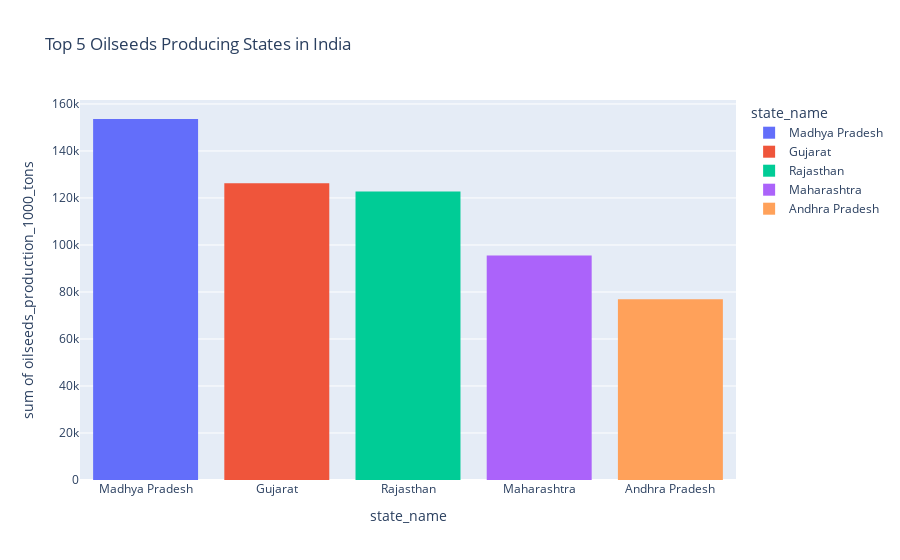

Notebook code cell kept with this figure:
### Code cell
top_oilseed=df.groupby("state_name")["oilseeds_production_1000_tons"]\
    .sum().sort_values(ascending=False).head(5).reset_index()

px.histogram(
    top_oilseed,
    x="state_name",
    y="oilseeds_production_1000_tons",
    title="Top 5 Oilseeds Producing States in India",
    color="state_name"
).show()

### Figure 1 — Plotly figure (JSON) as saved in the notebook; plotly's stock layout.template omitted (floating-point values rounded to 4 significant figures)
{"data": [{"bingroup": "x", "histfunc": "sum", "hovertemplate": "state_name=%{x}<br>sum of oilseeds_production_1000_tons=%{y}<extra></extra>", "legendgroup": "Madhya Pradesh", "marker": {"color": "#636efa", "pattern": {"shape": ""}}, "name": "Madhya Pradesh", "orientation": "v", "showlegend": true, "type": "histogram", "x": ["Madhya Pradesh"], "xaxis": "x", "y": [153600.0], "yaxis": "y"}, {"bingroup": "x", "histfunc": "sum", "hovertemplate": "state_name=%{x}<br>sum of oilseeds_production_1000_tons=%{y}<extra></extra>", "legendgroup": "Gujarat", "marker": {"color": "#EF553B", "pattern": {"shape": ""}}, "name": "Gujarat", "orientation": "v", "showlegend": true, "type": "histogram", "x": ["Gujarat"], "xaxis": "x", "y": [126200.0], "yaxis": "y"}, {"bingroup": "x", "histfunc": "sum", "hovertemplate": "state_name=%{x}<br>sum of oilseeds_production_1000_tons=%{y}<extra></extra>", "legendgroup": "Rajasthan", "marker": {"color": "#00cc96", "pattern": {"shape": ""}}, "name": "Rajasthan", "orientation": "v", "showlegend": true, "type": "histogram", "x": ["Rajasthan"], "xaxis": "x", "y": [122700.0], "yaxis": "y"}, {"bingroup": "x", "histfunc": "sum", "hovertemplate": "state_name=%{x}<br>sum of oilseeds_production_1000_tons=%{y}<extra></extra>", "legendgroup": "Maharashtra", "marker": {"color": "#ab63fa", "pattern": {"shape": ""}}, "name": "Maharashtra", "orientation": "v", "showlegend": true, "type": "histogram", "x": ["Maharashtra"], "xaxis": "x", "y": [95570.0], "yaxis": "y"}, {"bingroup": "x", "histfunc": "sum", "hovertemplate": "state_name=%{x}<br>sum of oilseeds_production_1000_tons=%{y}<extra></extra>", "legendgroup": "Andhra Pradesh", "marker": {"color": "#FFA15A", "pattern": {"shape": ""}}, "name": "Andhra Pradesh", "orientation": "v", "showlegend": true, "type": "histogram", "x": ["Andhra Pradesh"], "xaxis": "x", "y": [76890.0], "yaxis": "y"}], "layout": {"barmode": "relative", "legend": {"title": {"text": "state_name"}, "tracegroupgap": 0}, "title": {"text": "Top 5 Oilseeds Producing States in India"}, "xaxis": {"anchor": "y", "categoryarray": ["Madhya Pradesh", "Gujarat", "Rajasthan", "Maharashtra", "Andhra Pradesh"], "categoryorder": "array", "domain": [0, 1], "title": {"text": "state_name"}}, "yaxis": {"anchor": "x", "domain": [0, 1], "title": {"text": "sum of oilseeds_production_1000_tons"}}}}
